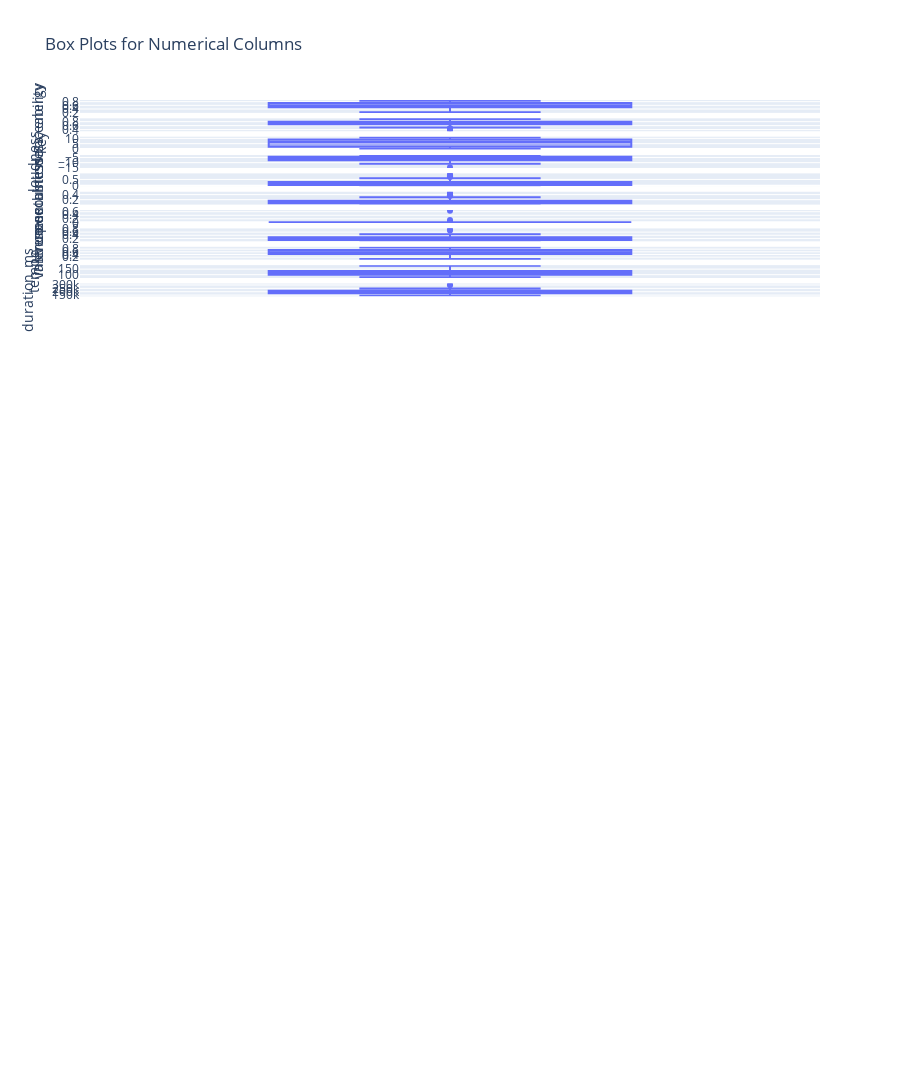

Notebook code cell kept with this figure:
### Code cell
fig.update_layout(
    title="Box Plots for Numerical Columns",
    showlegend=False,
    height=400 * len(numerical_df))

### Figure 1 — Plotly figure (JSON) as saved in the notebook; plotly's stock layout.template omitted (floating-point values rounded to 4 significant figures)
{"data": [{"alignmentgroup": "True", "hovertemplate": "energy=%{y}<extra></extra>", "legendgroup": "", "marker": {"color": "#636efa"}, "name": "", "notched": false, "offsetgroup": "", "orientation": "v", "showlegend": false, "type": "box", "x0": " ", "xaxis": "x", "y": [0.73, 0.593, 0.586, 0.721, 0.793, 0.69, 0.816, 0.431, 0.43, 0.405, 0.715, 0.601, 0.762, 0.554, 0.546, 0.49, 0.575, 0.673, 0.32, 0.574, 0.481, 0.771, 0.72, 0.722, 0.225, 0.548, 0.425, 0.454, 0.525, 0.745, 0.506, 0.729, 0.765, 0.631, 0.774, 0.855, 0.427, 0.522, 0.727, 0.751, 0.728, 0.704, 0.537, 0.829, 0.296, 0.566, 0.45, 0.473, 0.844, 0.73], "y0": " ", "yaxis": "y"}, {"alignmentgroup": "True", "hovertemplate": "danceability=%{y}<extra></extra>", "legendgroup": "", "marker": {"color": "#636efa"}, "name": "", "notched": false, "offsetgroup": "", "orientation": "v", "showlegend": false, "type": "box", "x0": " ", "xaxis": "x2", "y": [0.514, 0.825, 0.896, 0.785, 0.793, 0.746, 0.548, 0.726, 0.784, 0.501, 0.803, 0.621, 0.695, 0.774, 0.806, 0.83, 0.459, 0.787, 0.764, 0.795, 0.767, 0.676, 0.789, 0.7, 0.704, 0.759, 0.701, 0.935, 0.878, 0.808, 0.676, 0.73, 0.746, 0.862, 0.674, 0.672, 0.598, 0.755, 0.783, 0.88, 0.841, 0.723, 0.716, 0.607, 0.351, 0.511, 0.597, 0.464, 0.647, 0.834], "y0": " ", "yaxis": "y2"}, {"alignmentgroup": "True", "hovertemplate": "key=%{y}<extra></extra>", "legendgroup": "", "marker": {"color": "#636efa"}, "name": "", "notched": false, "offsetgroup": "", "orientation": "v", "showlegend": false, "type": "box", "x0": " ", "xaxis": "x3", "y": [1, 6, 10, 8, 11, 11, 0, 8, 10, 1, 2, 6, 0, 0, 9, 1, 3, 11, 11, 2, 0, 8, 8, 7, 6, 9, 7, 1, 5, 10, 9, 4, 6, 7, 11, 9, 7, 2, 6, 7, 7, 10, 0, 2, 4, 6, 8, 1, 0, 8], "y0": " ", "yaxis": "y3"}, {"alignmentgroup": "True", "hovertemplate": "loudness=%{y}<extra></extra>", "legendgroup": "", "marker": {"color": "#636efa"}, "name": "", "notched": false, "offsetgroup": "", "orientation": "v", "showlegend": false, "type": "box", "x0": " ", "xaxis": "x4", "y": [-5.934, -6.401, -6.687, -5.457, -4.521, -7.956, -4.209, -8.765, -8.756, -5.679, -3.28, -5.616, -3.497, -7.909, -6.637, -8.82, -4.858, -4.577, -7.209, -6.903, -8.52, -3.675, -5.652, -3.558, -14.45, -6.049, -10.96, -7.509, -6.832, -5.26, -6.652, -3.434, -4.41, -4.746, -7.567, -3.764, -8.764, -4.368, -3.454, -4.258, -3.37, -7.088, -7.648, -4.074, -10.11, -7.23, -6.658, -10.09, -3.756, -3.714], "y0": " ", "yaxis": "y4"}, {"alignmentgroup": "True", "hovertemplate": "acousticness=%{y}<extra></extra>", "legendgroup": "", "marker": {"color": "#636efa"}, "name": "", "notched": false, "offsetgroup": "", "orientation": "v", "showlegend": false, "type": "box", "x0": " ", "xaxis": "x5", "y": [0.00146, 0.688, 0.104, 0.0149, 0.0123, 0.247, 0.122, 0.731, 0.123, 0.751, 0.295, 0.0522, 0.192, 0.207, 0.3, 0.289, 0.604, 0.256, 0.837, 0.067, 0.234, 0.0237, 0.223, 0.221, 0.902, 0.0392, 0.328, 0.0194, 0.183, 0.145, 0.345, 0.167, 0.0112, 0.291, 0.0686, 0.021, 0.0546, 0.533, 0.185, 0.177, 0.0847, 0.0259, 0.233, 0.0103, 0.934, 0.349, 0.223, 0.866, 0.0137, 0.00513], "y0": " ", "yaxis": "y5"}, {"alignmentgroup": "True", "hovertemplate": "speechiness=%{y}<extra></extra>", "legendgroup": "", "marker": {"color": "#636efa"}, "name": "", "notched": false, "offsetgroup": "", "orientation": "v", "showlegend": false, "type": "box", "x0": " ", "xaxis": "x6", "y": [0.0598, 0.0988, 0.0559, 0.0506, 0.083, 0.164, 0.0465, 0.135, 0.0364, 0.0319, 0.298, 0.148, 0.0395, 0.0383, 0.0575, 0.209, 0.0573, 0.158, 0.0546, 0.487, 0.0803, 0.0483, 0.218, 0.0369, 0.0994, 0.029, 0.375, 0.375, 0.0578, 0.342, 0.0958, 0.0883, 0.0993, 0.0515, 0.0892, 0.0397, 0.0317, 0.0575, 0.389, 0.0874, 0.0484, 0.0571, 0.0514, 0.379, 0.0333, 0.2, 0.0418, 0.129, 0.0457, 0.222], "y0": " ", "yaxis": "y6"}, {"alignmentgroup": "True", "hovertemplate": "instrumentalness=%{y}<extra></extra>", "legendgroup": "", "marker": {"color": "#636efa"}, "name": "", "notched": false, "offsetgroup": "", "orientation": "v", "showlegend": false, "type": "box", "x0": " ", "xaxis": "x7", "y": [9.54e-05, 0.000161, 0, 0.00432, 0, 0, 0, 0, 0, 0, 0.000134, 0, 0.00244, 0, 0, 3.04e-06, 0, 3.57e-06, 0, 0, 0, 7e-06, 0, 0, 0.657, 0, 0.13, 0, 0, 0, 0, 1.39e-06, 0, 0.000209, 0.00188, 0, 5.83e-06, 0, 2.46e-05, 6.43e-05, 0, 0.00109, 0, 0, 0, 0, 0, 0, 0.000658, 0], "y0": " ", "yaxis": "y7"}, {"alignmentgroup": "True", "hovertemplate": "liveness=%{y}<extra></extra>", "legendgroup": "", "marker": {"color": "#636efa"}, "name": "", "notched": false, "offsetgroup": "", "orientation": "v", "showlegend": false, "type": "box", "x0": " ", "xaxis": "x8", "y": [0.0897, 0.17, 0.79, 0.285, 0.0951, 0.101, 0.335, 0.696, 0.0887, 0.105, 0.0574, 0.46, 0.0863, 0.132, 0.102, 0.113, 0.0885, 0.0904, 0.0822, 0.15, 0.269, 0.102, 0.129, 0.272, 0.106, 0.0828, 0.1, 0.0824, 0.0714, 0.292, 0.118, 0.349, 0.0936, 0.123, 0.393, 0.323, 0.21, 0.0685, 0.0626, 0.106, 0.149, 0.792, 0.157, 0.107, 0.095, 0.34, 0.382, 0.109, 0.102, 0.124], "y0": " ", "yaxis": "y8"}, {"alignmentgroup": "True", "hovertemplate": "valence=%{y}<extra></extra>", "legendgroup": "", "marker": {"color": "#636efa"}, "name": "", "notched": false, "offsetgroup": "", "orientation": "v", "showlegend": false, "type": "box", "x0": " ", "xaxis": "x9", "y": [0.334, 0.54, 0.642, 0.894, 0.679, 0.497, 0.557, 0.348, 0.236, 0.446, 0.574, 0.457, 0.553, 0.349, 0.874, 0.845, 0.183, 0.786, 0.575, 0.537, 0.761, 0.569, 0.664, 0.756, 0.243, 0.749, 0.562, 0.357, 0.694, 0.829, 0.497, 0.467, 0.737, 0.841, 0.33, 0.646, 0.0605, 0.925, 0.558, 0.884, 0.43, 0.684, 0.28, 0.685, 0.12, 0.218, 0.537, 0.604, 0.746, 0.446], "y0": " ", "yaxis": "y9"}, {"alignmentgroup": "True", "hovertemplate": "tempo=%{y}<extra></extra>", "legendgroup": "", "marker": {"color": "#636efa"}, "name": "", "notched": false, "offsetgroup": "", "orientation": "v", "showlegend": false, "type": "box", "x0": " ", "xaxis": "x10", "y": [171.0, 98.08, 117.0, 122.0, 124.0, 89.98, 95.39, 144.0, 127.1, 109.9, 101.1, 116.7, 120.0, 99.03, 148.0, 81.6, 111.9, 111.0, 91.02, 142.1, 150.1, 99.05, 122.0, 90.99, 120.0, 117.0, 135.1, 133.1, 112.0, 166.0, 145.8, 113.0, 114.0, 129.0, 112.0, 123.1, 76.47, 89.96, 180.1, 117.9, 130.0, 105.1, 130.0, 96.17, 115.3, 83.9, 178.8, 75.8, 147.0, 155.0], "y0": " ", "yaxis": "y10"}, {"alignmentgroup": "True", "hovertemplate": "duration_ms=%{y}<extra></extra>", "legendgroup": "", "marker": {"color": "#636efa"}, "name": "", "notched": false, "offsetgroup": "", "orientation": "v", "showlegend": false, "type": "box", "x0": " ", "xaxis": "x11", "y": [200040, 209755, 196653, 176219, 183290, 181733, 174000, 173333, 159382, 182161, 200960, 163636, 215280, 162547, 212867, 247059, 215107, 237893, 189486, 237918, 171375, 207133, 166794, 140526, 245426, 190800, 194088, 187541, 158571, 210800, 208520, 221820, 199054, 223488, 176547, 182200, 175721, 157560, 199112, 157606, 243837, 214935, 165978, 295177, 200186, 239836, 228482, 208687, 193829, 312820], "y0": " ", "yaxis": "y11"}], "layout": {"height": 20000, "showlegend": false, "title": {"text": "Box Plots for Numerical Columns"}, "xaxis": {"anchor": "y", "domain": [0, 1]}, "xaxis10": {"anchor": "y10", "domain": [0, 1]}, "xaxis11": {"anchor": "y11", "domain": [0, 1]}, "xaxis12": {"anchor": "y12", "domain": [0, 1]}, "xaxis13": {"anchor": "y13", "domain": [0, 1]}, "xaxis14": {"anchor": "y14", "domain": [0, 1]}, "xaxis15": {"anchor": "y15", "domain": [0, 1]}, "xaxis16": {"anchor": "y16", "domain": [0, 1]}, "xaxis17": {"anchor": "y17", "domain": [0, 1]}, "xaxis18": {"anchor": "y18", "domain": [0, 1]}, "xaxis19": {"anchor": "y19", "domain": [0, 1]}, "xaxis2": {"anchor": "y2", "domain": [0, 1]}, "xaxis20": {"anchor": "y20", "domain": [0, 1]}, "xaxis21": {"anchor": "y21", "domain": [0, 1]}, "xaxis22": {"anchor": "y22", "domain": [0, 1]}, "xaxis23": {"anchor": "y23", "domain": [0, 1]}, "xaxis24": {"anchor": "y24", "domain": [0, 1]}, "xaxis25": {"anchor": "y25", "domain": [0, 1]}, "xaxis26": {"anchor": "y26", "domain": [0, 1]}, "xaxis27": {"anchor": "y27", "domain": [0, 1]}, "xaxis28": {"anchor": "y28", "domain": [0, 1]}, "xaxis29": {"anchor": "y29", "domain": [0, 1]}, "xaxis3": {"anchor": "y3", "domain": [0, 1]}, "xaxis30": {"anchor": "y30", "domain": [0, 1]}, "xaxis31": {"anchor": "y31", "domain": [0, 1]}, "xaxis32": {"anchor": "y32", "domain": [0, 1]}, "xaxis33": {"anchor": "y33", "domain": [0, 1]}, "xaxis34": {"anchor": "y34", "domain": [0, 1]}, "xaxis35": {"anchor": "y35", "domain": [0, 1]}, "xaxis36": {"anchor": "y36", "domain": [0, 1]}, "xaxis37": {"anchor": "y37", "domain": [0, 1]}, "xaxis38": {"anchor": "y38", "domain": [0, 1]}, "xaxis39": {"anchor": "y39", "domain": [0, 1]}, "xaxis4": {"anchor": "y4", "domain": [0, 1]}, "xaxis40": {"anchor": "y40", "domain": [0, 1]}, "xaxis41": {"anchor": "y41", "domain": [0, 1]}, "xaxis42": {"anchor": "y42", "domain": [0, 1]}, "xaxis43": {"anchor": "y43", "domain": [0, 1]}, "xaxis44": {"anchor": "y44", "domain": [0, 1]}, "xaxis45": {"anchor": "y45", "domain": [0, 1]}, "xaxis46": {"anchor": "y46", "domain": [0, 1]}, "xaxis47": {"anchor": "y47", "domain": [0, 1]}, "xaxis48": {"anchor": "y48", "domain": [0, 1]}, "xaxis49": {"anchor": "y49", "domain": [0, 1]}, "xaxis5": {"anchor": "y5", "domain": [0, 1]}, "xaxis50": {"anchor": "y50", "domain": [0, 1]}, "xaxis6": {"anchor": "y6", "domain": [0, 1]}, "xaxis7": {"anchor": "y7", "domain": [0, 1]}, "xaxis8": {"anchor": "y8", "domain": [0, 1]}, "xaxis9": {"anchor": "y9", "domain": [0, 1]}, "yaxis": {"anchor": "x", "domain": [0.9859, 1], "title": {"text": "energy"}}, "yaxis10": {"anchor": "x10", "domain": [0.8048, 0.8189], "title": {"text": "tempo"}}, "yaxis11": {"anchor": "x11", "domain": [0.7847, 0.7988], "title": {"text": "duration_ms"}}, "yaxis12": {"anchor": "x12", "domain": [0.7646, 0.7787]}, "yaxis13": {"anchor": "x13", "domain": [0.7444, 0.7586]}, "yaxis14": {"anchor": "x14", "domain": [0.7243, 0.7384]}, "yaxis15": {"anchor": "x15", "domain": [0.7042, 0.7183]}, "yaxis16": {"anchor": "x16", "domain": [0.6841, 0.6982]}, "yaxis17": {"anchor": "x17", "domain": [0.664, 0.6781]}, "yaxis18": {"anchor": "x18", "domain": [0.6438, 0.658]}, "yaxis19": {"anchor": "x19", "domain": [0.6237, 0.6378]}, "yaxis2": {"anchor": "x2", "domain": [0.9658, 0.9799], "title": {"text": "danceability"}}, "yaxis20": {"anchor": "x20", "domain": [0.6036, 0.6177]}, "yaxis21": {"anchor": "x21", "domain": [0.5835, 0.5976]}, "yaxis22": {"anchor": "x22", "domain": [0.5634, 0.5775]}, "yaxis23": {"anchor": "x23", "domain": [0.5432, 0.5574]}, "yaxis24": {"anchor": "x24", "domain": [0.5231, 0.5372]}, "yaxis25": {"anchor": "x25", "domain": [0.503, 0.5171]}, "yaxis26": {"anchor": "x26", "domain": [0.4829, 0.497]}, "yaxis27": {"anchor": "x27", "domain": [0.4628, 0.4769]}, "yaxis28": {"anchor": "x28", "domain": [0.4426, 0.4568]}, "yaxis29": {"anchor": "x29", "domain": [0.4225, 0.4366]}, "yaxis3": {"anchor": "x3", "domain": [0.9456, 0.9598], "title": {"text": "key"}}, "yaxis30": {"anchor": "x30", "domain": [0.4024, 0.4165]}, "yaxis31": {"anchor": "x31", "domain": [0.3823, 0.3964]}, "yaxis32": {"anchor": "x32", "domain": [0.3622, 0.3763]}, "yaxis33": {"anchor": "x33", "domain": [0.342, 0.3562]}, "yaxis34": {"anchor": "x34", "domain": [0.3219, 0.336]}, "yaxis35": {"anchor": "x35", "domain": [0.3018, 0.3159]}, "yaxis36": {"anchor": "x36", "domain": [0.2817, 0.2958]}, "yaxis37": {"anchor": "x37", "domain": [0.2616, 0.2757]}, "yaxis38": {"anchor": "x38", "domain": [0.2414, 0.2556]}, "yaxis39": {"anchor": "x39", "domain": [0.2213, 0.2354]}, "yaxis4": {"anchor": "x4", "domain": [0.9255, 0.9396], "title": {"text": "loudness"}}, "yaxis40": {"anchor": "x40", "domain": [0.2012, 0.2153]}, "yaxis41": {"anchor": "x41", "domain": [0.1811, 0.1952]}, "yaxis42": {"anchor": "x42", "domain": [0.161, 0.1751]}, "yaxis43": {"anchor": "x43", "domain": [0.1408, 0.155]}, "yaxis44": {"anchor": "x44", "domain": [0.1207, 0.1348]}, "yaxis45": {"anchor": "x45", "domain": [0.1006, 0.1147]}, "yaxis46": {"anchor": "x46", "domain": [0.08048, 0.0946]}, "yaxis47": {"anchor": "x47", "domain": [0.06036, 0.07448]}, "yaxis48": {"anchor": "x48", "domain": [0.04024, 0.05436]}, "yaxis49": {"anchor": "x49", "domain": [0.02012, 0.03424]}, "yaxis5": {"anchor": "x5", "domain": [0.9054, 0.9195], "title": {"text": "acousticness"}}, "yaxis50": {"anchor": "x50", "domain": [0, 0.01412]}, "yaxis6": {"anchor": "x6", "domain": [0.8853, 0.8994], "title": {"text": "speechiness"}}, "yaxis7": {"anchor": "x7", "domain": [0.8652, 0.8793], "title": {"text": "instrumentalness"}}, "yaxis8": {"anchor": "x8", "domain": [0.845, 0.8592], "title": {"text": "liveness"}}, "yaxis9": {"anchor": "x9", "domain": [0.8249, 0.839], "title": {"text": "valence"}}}}
